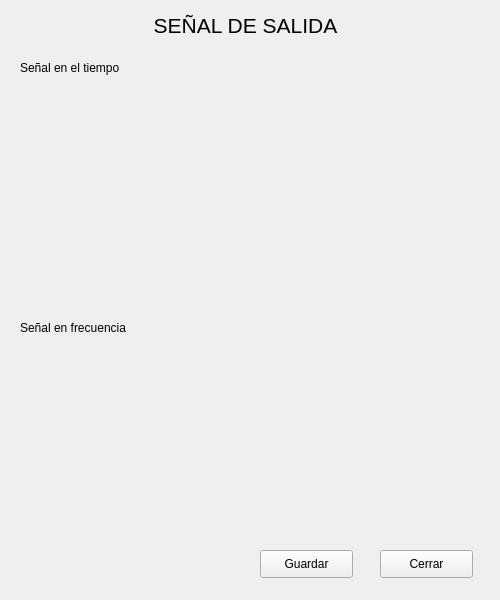
<?xml version="1.0" encoding="UTF-8"?>
<ui version="4.0">
 <class>Form</class>
 <widget class="QWidget" name="Form">
  <property name="geometry">
   <rect>
    <x>0</x>
    <y>0</y>
    <width>500</width>
    <height>600</height>
   </rect>
  </property>
  <property name="windowTitle">
   <string>Ventana Grafica</string>
  </property>
  <widget class="QLabel" name="titulo">
   <property name="geometry">
    <rect>
     <x>20</x>
     <y>10</y>
     <width>451</width>
     <height>31</height>
    </rect>
   </property>
   <property name="font">
    <font>
     <pointsize>16</pointsize>
    </font>
   </property>
   <property name="text">
    <string>SEÑAL DE SALIDA</string>
   </property>
   <property name="alignment">
    <set>Qt::AlignCenter</set>
   </property>
  </widget>
  <widget class="QLabel" name="sub_titulo_1">
   <property name="geometry">
    <rect>
     <x>20</x>
     <y>60</y>
     <width>111</width>
     <height>16</height>
    </rect>
   </property>
   <property name="text">
    <string>Señal en el tiempo</string>
   </property>
  </widget>
  <widget class="QLabel" name="sub_titulo_2">
   <property name="geometry">
    <rect>
     <x>20</x>
     <y>320</y>
     <width>121</width>
     <height>16</height>
    </rect>
   </property>
   <property name="text">
    <string>Señal en frecuencia</string>
   </property>
  </widget>
  <widget class="QPushButton" name="boton_cerrar">
   <property name="geometry">
    <rect>
     <x>380</x>
     <y>550</y>
     <width>93</width>
     <height>28</height>
    </rect>
   </property>
   <property name="text">
    <string>Cerrar</string>
   </property>
  </widget>
  <widget class="QPushButton" name="boton_guardar">
   <property name="geometry">
    <rect>
     <x>260</x>
     <y>550</y>
     <width>93</width>
     <height>28</height>
    </rect>
   </property>
   <property name="text">
    <string>Guardar</string>
   </property>
  </widget>
  <widget class="QStackedWidget" name="plotter_container">
   <property name="geometry">
    <rect>
     <x>30</x>
     <y>90</y>
     <width>441</width>
     <height>192</height>
    </rect>
   </property>
   <widget class="QWidget" name="page"/>
   <widget class="QWidget" name="page_2"/>
  </widget>
  <widget class="QStackedWidget" name="plotter_container2">
   <property name="geometry">
    <rect>
     <x>30</x>
     <y>350</y>
     <width>441</width>
     <height>192</height>
    </rect>
   </property>
   <widget class="QWidget" name="page_3"/>
   <widget class="QWidget" name="page_4"/>
  </widget>
 </widget>
 <resources/>
 <connections/>
</ui>
